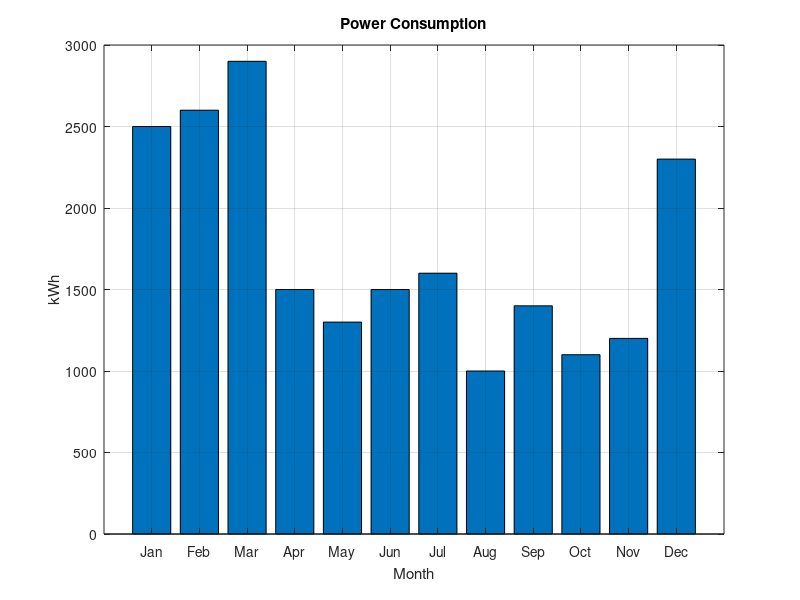
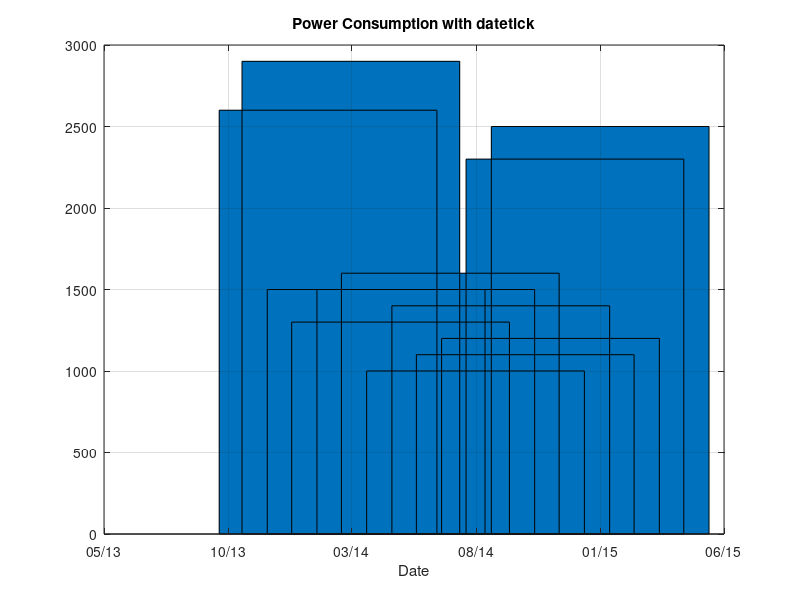

Write the MATLAB code that produced these figures, in order.
%% Plot using months as the x label
% First we will set the labels manually. Then we will use MATLAB's serial date
% numbers to set the labels automatically.

%% Copyright
% Copyright (c) 2015 Princeton Satellite Systems, Inc.
% All rights reserved.

%% Specify specific months as labels
kWh   = [  2500 2600 2900 1500 1300 1500 1600 1000 1400 1100 1200 2300];
month = {'Jan' 'Feb' 'Mar' 'Apr' 'May' 'Jun' 'Jul' 'Aug' 'Sep' 'Oct' 'Nov' 'Dec'};

figure('Name','Plotting With Manual Date Labels');
bar(1:12,kWh)
xlabel('Month');
ylabel('kWh')
title('Power Consumption');
grid on

set(gca,'xlim',[0 13],'xtick',1:12,'xticklabel',month);

%% Specify full dates and use serial dates to automatically produce labels
% Specifying only the month will use the current year by default. We will set
% the year to 2014 by using datevec.
N = datenum(month,'mmm');
V = datevec(N);
V(:,1) = 2014;
N = datenum(V);

figure('Name','Plotting With Serial Dates');
bar(N,kWh)
xlabel('Date');
title('Power Consumption with datetick');
datetick('x','mm/yy')
grid on